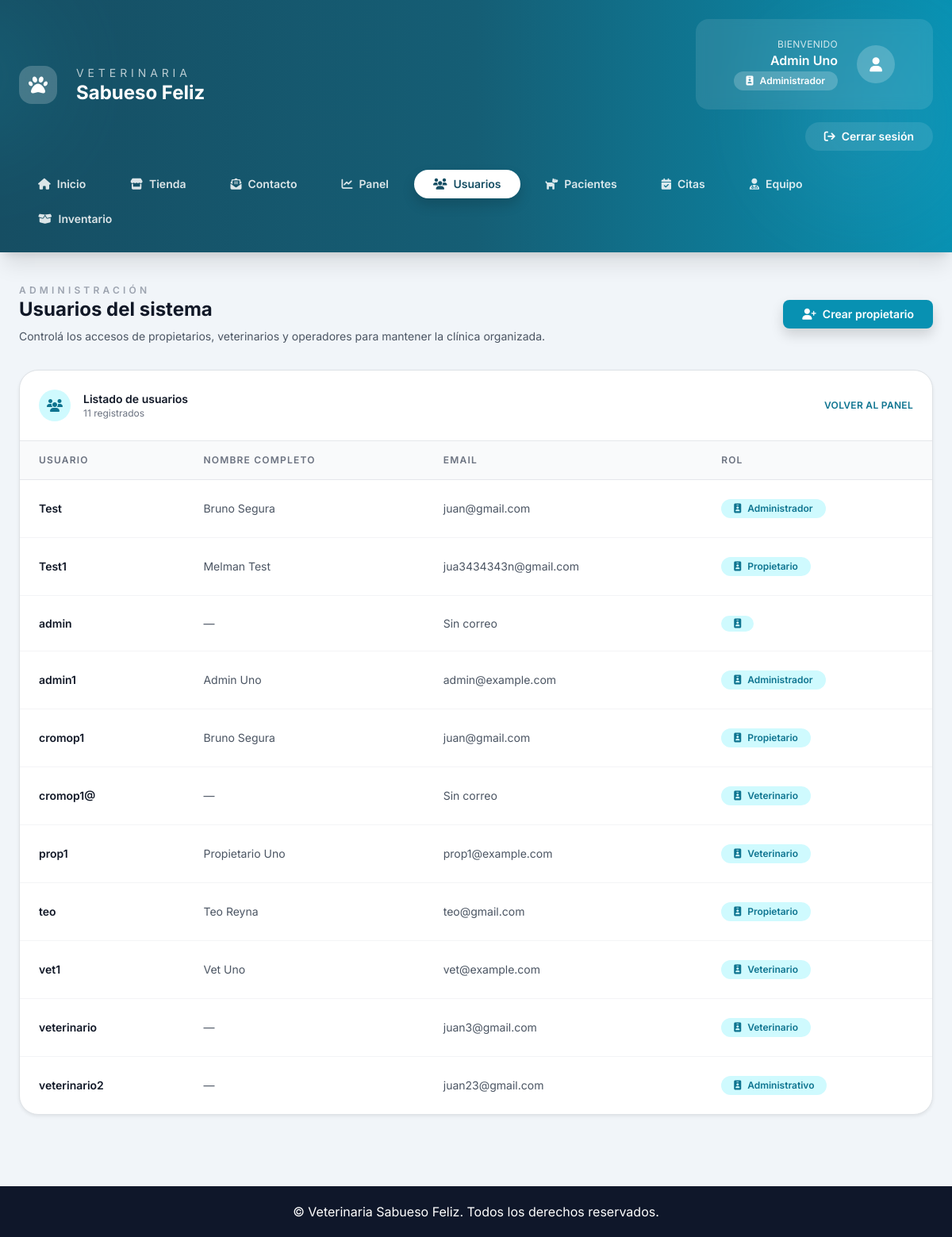
The page /usuarios/ (signed in) on the database its author committed.
### Core/models.py (models this page shows, shortened)
class User(AbstractUser):
    ROLES = (
        ("ADMIN", "Administrador"),
        ("VET", "Veterinario"),
        ("ADMIN_OP", "Administrativo"),
        ("OWNER", "Propietario"),
    )
    rol = models.CharField(max_length=20, choices=ROLES)
    telefono = models.CharField(max_length=20, blank=True)
    direccion = models.CharField(max_length=200, blank=True)
    activo = models.BooleanField(default=True)
    avatar = models.ImageField(upload_to="avatars/", blank=True, null=True)
    especialidad = models.CharField(max_length=100, blank=True)  # para veterinarios
    sucursal = models.ForeignKey(
        Sucursal,
        on_delete=models.SET_NULL,
        null=True,
        blank=True,
        related_name="usuarios",
    )

### Core/views.py (the view)
# urls.py: path('usuarios/', views.listar_usuarios, name='listar_usuarios'),
@login_required
def listar_usuarios(request):
    if request.user.rol != "ADMIN":
        messages.error(request, "No tienes permiso para ver esta página.")
        return redirect("dashboard")
    usuarios = User.objects.all().order_by("username")
    return render(request, "core/usuarios.html", {"usuarios": usuarios})

### Core/templates/core/usuarios.html (shortened to what this page needs)
{% extends "core/base.html" %}
{% block main_class %}max-w-7xl mx-auto px-4 sm:px-6 lg:px-8 py-10{% endblock %}
{% block content %}
<div class="space-y-8">
    <div class="flex flex-wrap items-center justify-between gap-4">
        <div>
            <p class="text-xs font-semibold uppercase tracking-[0.35em] text-gray-400">Administración</p>
            <h2 class="text-2xl font-bold text-gray-900">Usuarios del sistema</h2>
            <p class="mt-2 max-w-2xl text-sm text-gray-600">
                Controlá los accesos de propietarios, veterinarios y operadores para mantener la clínica organizada.
            </p>
        </div>
        <a href="{% url 'crear_propietario_admin' %}" class="inline-flex items-center gap-2 rounded-lg bg-cyan-600 px-4 py-2 text-sm font-semibold text-white shadow hover:bg-cyan-700">
            <i class="fas fa-user-plus"></i>
            Crear propietario
        </a>
    </div>
    <div class="overflow-hidden rounded-3xl border border-gray-200 bg-white shadow-sm">
        <div class="flex items-center justify-between border-b border-gray-200 px-6 py-4">
            <div class="flex items-center gap-3">
                <div class="flex h-10 w-10 items-center justify-center rounded-full bg-cyan-100 text-cyan-700">
                    <i class="fas fa-users"></i>
                </div>
                <div>
                    <p class="text-sm font-semibold text-gray-900">Listado de usuarios</p>
                    <p class="text-xs text-gray-500">{{ usuarios|length }} registrados</p>
                </div>
            </div>
            <a href="{% url 'dashboard' %}" class="text-xs font-semibold uppercase tracking-wide text-cyan-700 hover:text-cyan-900">
                Volver al panel
            </a>
        </div>
        <div class="overflow-x-auto">
            <table class="min-w-full divide-y divide-gray-200 text-sm">
                <thead class="bg-gray-50">
                    <tr>
                        <th scope="col" class="px-6 py-3 text-left text-xs font-semibold uppercase tracking-widest text-gray-500">Usuario</th>
                        <th scope="col" class="px-6 py-3 text-left text-xs font-semibold uppercase tracking-widest text-gray-500">Nombre completo</th>
                        <th scope="col" class="px-6 py-3 text-left text-xs font-semibold uppercase tracking-widest text-gray-500">Email</th>
                        <th scope="col" class="px-6 py-3 text-left text-xs font-semibold uppercase tracking-widest text-gray-500">Rol</th>
                    </tr>
                </thead>
                <tbody class="divide-y divide-gray-100">
                    {% for user in usuarios %}
                        <tr class="hover:bg-cyan-50/40">
                            <td class="whitespace-nowrap px-6 py-4 font-semibold text-gray-900">{{ user.username }}</td>
                            <td class="px-6 py-4 text-gray-600">{{ user.get_full_name|default:"—" }}</td>
                            <td class="px-6 py-4 text-gray-600">{{ user.email|default:"Sin correo" }}</td>
                            <td class="px-6 py-4">
                                <span class="inline-flex items-center gap-2 rounded-full bg-cyan-100 px-3 py-1 text-xs font-semibold text-cyan-700">
                                    <i class="fas fa-id-badge"></i>
                                    {{ user.get_rol_display }}
                                </span>
                            </td>
                        </tr>
                    {% endfor %}
                </tbody>
            </table>
        </div>
    </div>
</div>
{% endblock %}

### Core/templates/core/partials/header.html (shortened to what this page needs)
{% with current=request.resolver_match.url_name %}
<header class="relative overflow-hidden bg-gradient-to-r from-cyan-900 via-cyan-800 to-cyan-600 text-white shadow-xl">
    <div class="pointer-events-none absolute inset-0 opacity-20">
        <div class="absolute -left-32 top-0 h-48 w-48 rounded-full bg-cyan-400/60 blur-3xl"></div>
        <div class="absolute right-0 top-10 h-56 w-56 rounded-full bg-sky-300/50 blur-3xl"></div>
    </div>
    <div class="relative z-10 max-w-7xl mx-auto px-4 sm:px-6 lg:px-8 py-6">
        <div class="flex flex-col gap-6">
            <div class="flex flex-col gap-4 lg:flex-row lg:items-center lg:justify-between">
                <div class="flex items-center gap-4">
                    <div class="flex h-12 w-12 items-center justify-center rounded-2xl bg-white/20">
                        <i class="fas fa-paw text-2xl"></i>
                    </div>
                    <div>
                        <p class="text-sm uppercase tracking-[0.35em] text-white/70">Veterinaria</p>
                        <a href="{% url 'landing' %}" class="text-2xl font-bold leading-tight text-white hover:text-cyan-100">
                            Sabueso Feliz
                        </a>
                    </div>
                </div>
                {% if request.user.is_authenticated %}
                    <div class="flex flex-col gap-3 text-white lg:items-end">
                        <div class="flex items-center gap-4 rounded-2xl bg-white/10 px-5 py-4 backdrop-blur">
                            <div class="text-right">
                                <p class="text-xs uppercase tracking-wide text-white/80">Bienvenido</p>
                                <p class="font-semibold">{{ request.user.get_full_name|default:request.user.username }}</p>
                                <span class="inline-flex items-center gap-2 rounded-full bg-white/20 px-3 py-1 text-xs font-semibold">
                                    <i class="fas fa-id-badge"></i>
                                    {{ request.user.get_rol_display }}
                                </span>
                            </div>
                            <div class="flex h-12 w-12 items-center justify-center rounded-full bg-white/20">
                                <i class="fas fa-user text-lg"></i>
                            </div>
                        </div>
                        <div class="flex flex-wrap items-center justify-end gap-2">
                            <a href="{% url 'logout' %}"
                               class="inline-flex items-center gap-2 rounded-full bg-white/10 px-4 py-2 text-sm font-semibold transition hover:bg-white/20">
                                <i class="fas fa-arrow-right-from-bracket"></i>
                                Cerrar sesión
                            </a>
                        </div>
                    </div>
                {% endif %}
            </div>
            <nav class="flex flex-wrap items-center gap-2">
                <a href="{% url 'landing' %}"
                   class="rounded-full px-4 py-2 text-sm font-semibold transition-colors {% if current == 'landing' %}bg-white text-cyan-900 shadow{% else %}text-white/85 hover:bg-white/10{% endif %}">
                    <i class="fas fa-home mr-2"></i>Inicio
                </a>
                <a href="{% url 'tienda' %}"
                   class="rounded-full px-4 py-2 text-sm font-semibold transition-colors {% if current == 'tienda' or current == 'detalle_producto' %}bg-white text-cyan-900 shadow{% else %}text-white/85 hover:bg-white/10{% endif %}">
                    <i class="fas fa-store mr-2"></i>Tienda
                </a>
                <a href="{% url 'contacto' %}"
                   class="rounded-full px-4 py-2 text-sm font-semibold transition-colors {% if current == 'contacto' %}bg-white text-cyan-900 shadow{% else %}text-white/85 hover:bg-white/10{% endif %}">
                    <i class="fas fa-envelope-open-text mr-2"></i>Contacto
                </a>
                {% if request.user.is_authenticated %}
                    <a href="{% url 'dashboard' %}"
                       class="rounded-full px-4 py-2 text-sm font-semibold transition-colors {% if current == 'dashboard' %}bg-white text-cyan-900 shadow{% else %}text-white/85 hover:bg-white/10{% endif %}">
                        <i class="fas fa-chart-line mr-2"></i>Panel
                    </a>
                    {% if request.user.rol == "ADMIN" or request.user.rol == "ADMIN_OP" %}
                        <a href="{% url 'listar_usuarios' %}"
                           class="rounded-full px-4 py-2 text-sm font-semibold transition-colors {% if current == 'listar_usuarios' %}bg-white text-cyan-900 shadow{% else %}text-white/85 hover:bg-white/10{% endif %}">
                            <i class="fas fa-users mr-2"></i>Usuarios
                        </a>
                        <a href="{% url 'listar_pacientes' %}"
                           class="rounded-full px-4 py-2 text-sm font-semibold transition-colors {% if current == 'listar_pacientes' %}bg-white text-cyan-900 shadow{% else %}text-white/85 hover:bg-white/10{% endif %}">
                            <i class="fas fa-dog mr-2"></i>Pacientes
                        </a>
                        <a href="{% url 'listar_citas_admin' %}"
                           class="rounded-full px-4 py-2 text-sm font-semibold transition-colors {% if current == 'listar_citas_admin' or current == 'asignar_veterinario_citas' %}bg-white text-cyan-900 shadow{% else %}text-white/85 hover:bg-white/10{% endif %}">
                            <i class="fas fa-calendar-check mr-2"></i>Citas
                        </a>
                    {% endif %}
                    {% if request.user.rol == "ADMIN" %}
                        <a href="{% url 'dashboard_veterinarios' %}"
                           class="rounded-full px-4 py-2 text-sm font-semibold transition-colors {% if current == 'dashboard_veterinarios' %}bg-white text-cyan-900 shadow{% else %}text-white/85 hover:bg-white/10{% endif %}">
                            <i class="fas fa-user-md mr-2"></i>Equipo
                        </a>
                        <a href="{% url 'admin_productos_list' %}"
                           class="rounded-full px-4 py-2 text-sm font-semibold transition-colors {% if current == 'admin_productos_list' %}bg-white text-cyan-900 shadow{% else %}text-white/85 hover:bg-white/10{% endif %}">
                            <i class="fas fa-box-open mr-2"></i>Inventario
                        </a>
                    {% elif request.user.rol == "ADMIN_OP" %}
                        <a href="{% url 'dashboard_veterinarios' %}"
                           class="rounded-full px-4 py-2 text-sm font-semibold transition-colors {% if current == 'dashboard_veterinarios' %}bg-white text-cyan-900 shadow{% else %}text-white/85 hover:bg-white/10{% endif %}">
                            <i class="fas fa-user-md mr-2"></i>Equipo
                        </a>
                    {% endif %}
                {% endif %}
            </nav>
        </div>
    </div>
</header>
{% endwith %}

### Core/templates/core/base.html (style rules this page uses)
body { font-family: 'Inter', sans-serif; background-color: #f5f7fa; }

### rows shown on the page
User: user.get_full_name "Admin Uno", user.rol "Administrador", username "admin1", get_full_name "Admin Uno", email "admin@example.com", rol "Administrador"
User: username "Test", get_full_name "Bruno Segura", email "juan@gmail.com", rol "Administrador"
User: username "Test1", get_full_name "Melman Test", email "jua3434343n@gmail.com", rol "Propietario"
User: username "admin", get_full_name "—", email "Sin correo"
User: username "cromop1", get_full_name "Bruno Segura", email "juan@gmail.com", rol "Propietario"
User: username "cromop1@", get_full_name "—", email "Sin correo", rol "Veterinario"
User: username "prop1", get_full_name "Propietario Uno", email "prop1@example.com", rol "Veterinario"
User: username "teo", get_full_name "Teo Reyna", email "teo@gmail.com", rol "Propietario"
User: username "vet1", get_full_name "Vet Uno", email "vet@example.com", rol "Veterinario"
User: username "veterinario", get_full_name "—", email "juan3@gmail.com", rol "Veterinario"
User: username "veterinario2", get_full_name "—", email "juan23@gmail.com", rol "Administrativo"

### other values the page prints
{{ usuarios|length }} "11"
